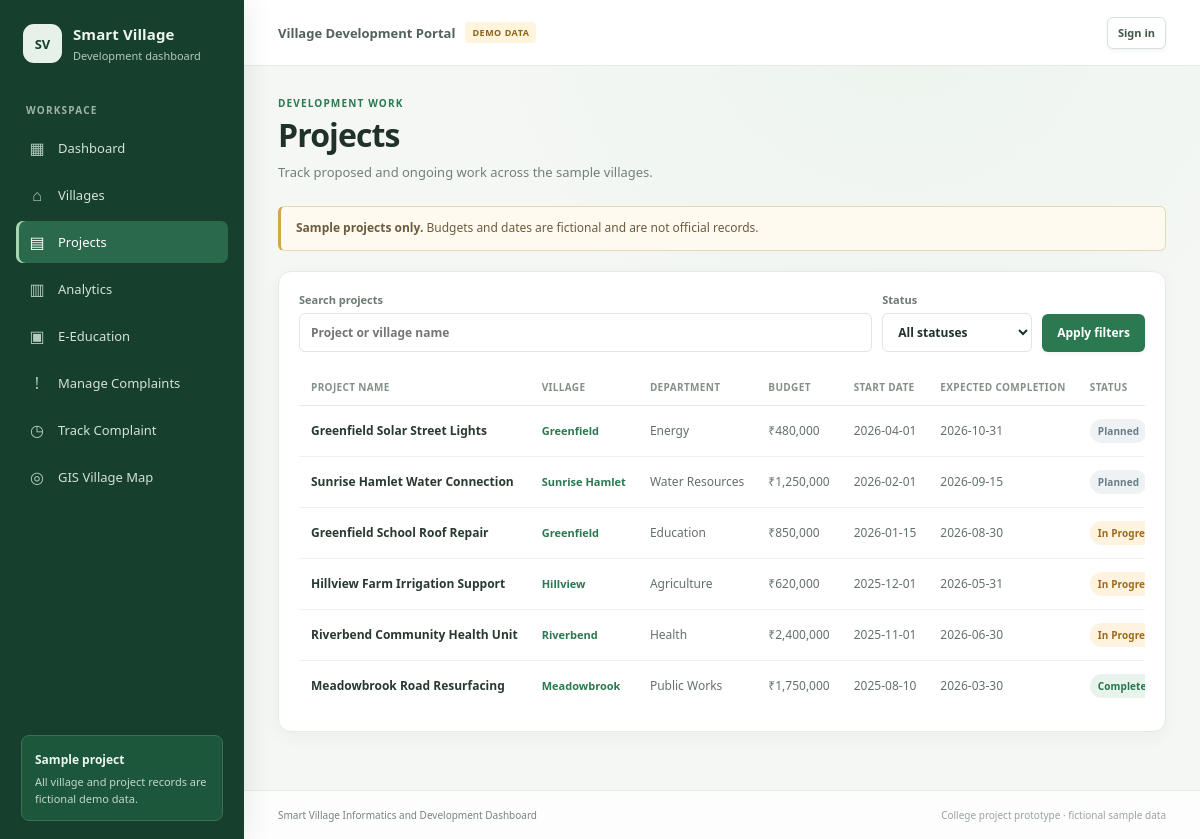
Page /projects on the earlier database version.
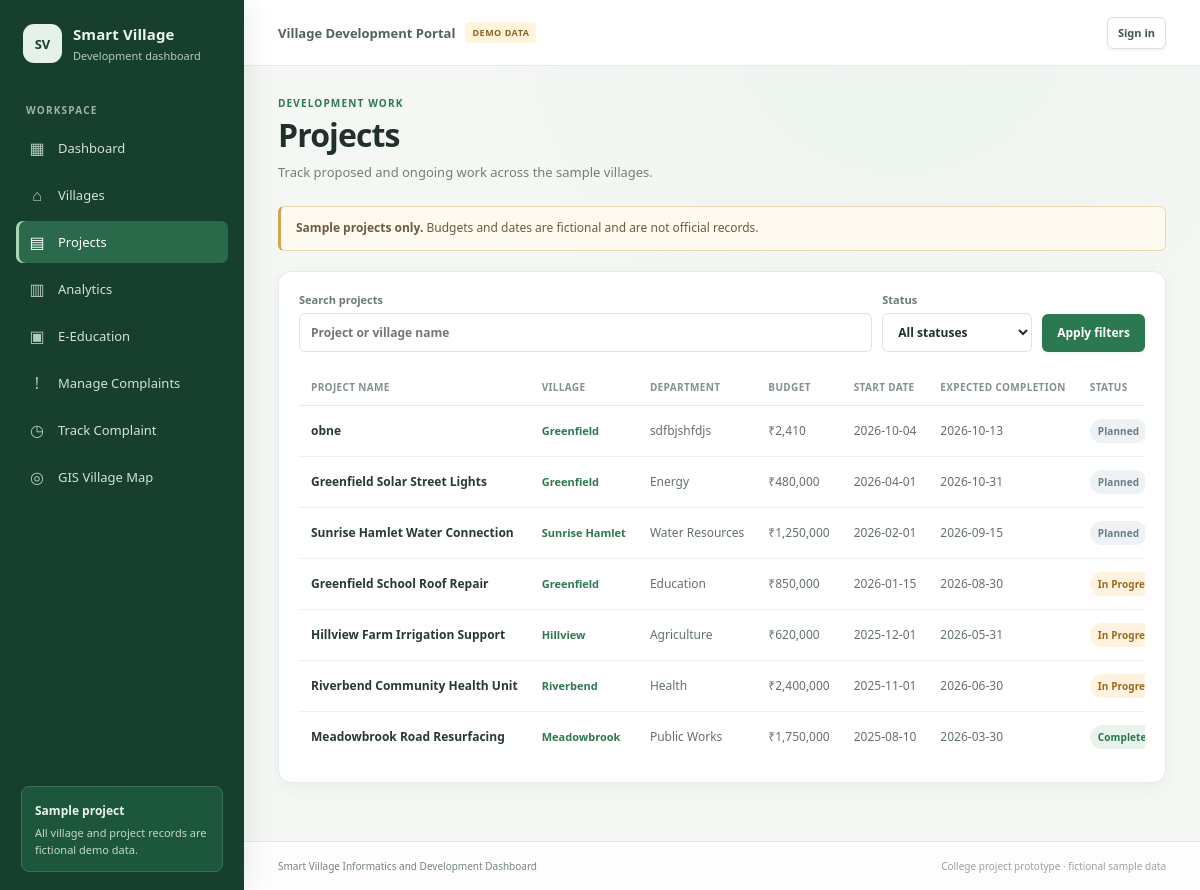
Same page on the later database version.
### tables this page shows
CREATE TABLE projects (
            id INTEGER PRIMARY KEY AUTOINCREMENT,
            name TEXT NOT NULL,
            village_id INTEGER NOT NULL,
            department TEXT NOT NULL,
            budget REAL NOT NULL CHECK (budget >= 0),
            start_date TEXT NOT NULL,
            expected_completion_date TEXT NOT NULL,
            status TEXT NOT NULL CHECK (status IN ('Planned', 'In Progress', 'Completed')),
            FOREIGN KEY (village_id) REFERENCES villages (id)
        );

CREATE TABLE villages (
            id INTEGER PRIMARY KEY AUTOINCREMENT,
            name TEXT NOT NULL UNIQUE,
            district TEXT NOT NULL,
            population INTEGER NOT NULL CHECK (population >= 0),
            schools INTEGER NOT NULL CHECK (schools >= 0),
            healthcare_centers INTEGER NOT NULL CHECK (healthcare_centers >= 0),
            road_status TEXT NOT NULL,
            water_availability INTEGER NOT NULL CHECK (water_availability BETWEEN 0 AND 100),
            agriculture TEXT NOT NULL
        , latitude REAL CHECK (latitude IS NULL OR latitude BETWEEN -90 AND 90), longitude REAL CHECK (longitude IS NULL OR longitude BETWEEN -180 AND 180), coordinates_verified INTEGER NOT NULL DEFAULT 0 CHECK (coordinates_verified IN (0, 1)), state TEXT NOT NULL DEFAULT '', taluk TEXT NOT NULL DEFAULT '', population_year INTEGER, population_source TEXT NOT NULL DEFAULT 'DEMO DATA - fictional sample', population_status TEXT NOT NULL DEFAULT 'Sample' CHECK (population_status IN ('Official', 'Sample', 'Unavailable')), household_count INTEGER CHECK (household_count IS NULL OR household_count >= 0), household_year INTEGER, household_source TEXT, household_status TEXT NOT NULL DEFAULT 'Unavailable' CHECK (household_status IN ('Official', 'Sample', 'Unavailable')), statistics_updated_at TEXT);

### app.py (the view)
@app.route("/projects")
def projects():
    search = request.args.get("q", "").strip()
    status_filter = request.args.get("status", "").strip()
    conditions = ["(projects.name LIKE ? OR villages.name LIKE ?)"]
    parameters = [f"%{search}%", f"%{search}%"]
    user = getattr(g, "current_user", None)
    if user is not None and user["role"] == "village_officer":
        conditions.append("projects.village_id = ?")
        parameters.append(assigned_village_id())
    if status_filter in ("Planned", "In Progress", "Completed"):
        conditions.append("projects.status = ?")
        parameters.append(status_filter)
    rows = get_db().execute(
        """SELECT projects.*, villages.name AS village_name
           FROM projects JOIN villages ON villages.id = projects.village_id
           WHERE """ + " AND ".join(conditions) + " ORDER BY projects.start_date DESC",
        parameters,
    ).fetchall()
    return render_template("projects.html", projects=rows, search=search, status_filter=status_filter)

### app.py (called while the page is built, shortened)
def get_db():
    if "db" not in g:
        g.db = sqlite3.connect(app.config["DATABASE"])
        g.db.row_factory = sqlite3.Row
        g.db.execute("PRAGMA foreign_keys = ON")
    return g.db

@app.before_request
def protect_post_requests():
    user_id = session.get("user_id")
    g.current_user = None
    session.setdefault("_csrf_token", secrets.token_urlsafe(32))
    if request.method in ("POST", "PUT", "PATCH", "DELETE"):
        submitted_token = request.form.get("_csrf_token", "") or request.headers.get(
            "X-CSRF-Token", ""
        )
        if not compare_digest(session["_csrf_token"], submitted_token):
            abort(400, description="The form security token is missing or invalid. Please reload and try again.")

@app.context_processor
def inject_template_helpers():
    return {
        "csrf_token": lambda: session.get("_csrf_token", ""),
        "current_user": getattr(g, "current_user", None),
    }

### templates/projects.html (shortened to what this page needs)
{% extends "base.html" %}
{% block content %}
<div class="page-heading"><div><p class="eyebrow">DEVELOPMENT WORK</p><h1>Projects</h1><p class="muted">Track proposed and ongoing work across the sample villages.</p></div></div>
<div class="notice"><strong>Sample projects only.</strong> Budgets and dates are fictional and are not official records.</div>
<section class="panel">
  <form class="filter-bar" method="get" action="{{ url_for('projects') }}"><label class="search-control"><span>Search projects</span><input type="search" name="q" value="{{ search }}" placeholder="Project or village name"></label><label class="select-control"><span>Status</span><select name="status"><option value="">All statuses</option></select></label><button class="button button-primary" type="submit">Apply filters</button></form>
  <div class="table-scroll"><table><thead><tr><th>Project name</th><th>Village</th><th>Department</th><th>Budget</th><th>Start date</th><th>Expected completion</th><th>Status</th></tr></thead><tbody>
  {% for project in projects %}<tr><td class="cell-strong">{{ project.name }}</td><td><a class="table-link" href="{{ url_for('village_details', village_id=project.village_id) }}">{{ project.village_name }}</a></td><td>{{ project.department }}</td><td>₹{{ "{:,.0f}".format(project.budget) }}</td><td>{{ project.start_date }}</td><td>{{ project.expected_completion_date }}</td><td><span class="status status-{{ project.status|lower|replace(' ', '-') }}">{{ project.status }}</span></td></tr>{% else %}<tr><td colspan="8" class="empty-state">No projects match these filters.</td></tr>{% endfor %}
  </tbody></table></div>
</section>
{% endblock %}

Differences in the rows shown:
added projects: name "obne", village_name "Greenfield", department "sdfbjshfdjs", budget "2,410", start_date "2026-10-04", expected_completion_date "2026-10-13", status "Planned"
